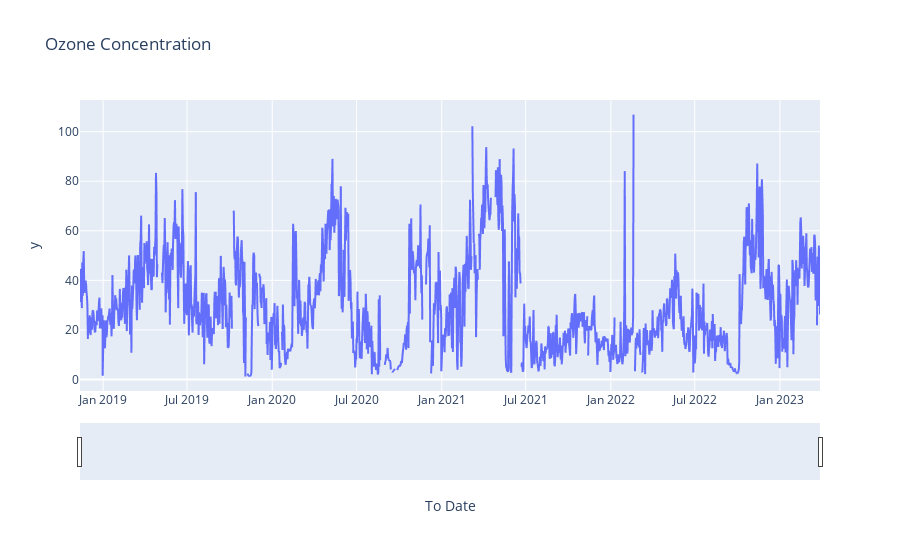

Notebook cell for this chart:
### Code cell
import plotly.express as px
fig = px.line(oz_data, x=oz_data.index, y=oz_data.values, title='Ozone Concentration')
fig.update_xaxes(rangeslider_visible=True)
fig.show()

### Figure 1 — Plotly figure (JSON) as saved in the notebook; plotly's stock layout.template omitted (floating-point values rounded to 4 significant figures; data arrays with more than 128 entries replaced by an {"elided": "..."} marker saying what was removed)
{"data": [{"hovertemplate": "To Date=%{x}<br>y=%{y}<extra></extra>", "legendgroup": "", "line": {"color": "#636efa", "dash": "solid"}, "marker": {"symbol": "circle"}, "mode": "lines", "name": "", "showlegend": false, "type": "scattergl", "x": {"elided": "1599 str values"}, "xaxis": "x", "y": {"elided": "1599 float values"}, "yaxis": "y"}], "layout": {"legend": {"tracegroupgap": 0}, "title": {"text": "Ozone Concentration"}, "xaxis": {"anchor": "y", "domain": [0, 1], "rangeslider": {"visible": true}, "title": {"text": "To Date"}}, "yaxis": {"anchor": "x", "domain": [0, 1], "title": {"text": "y"}}}}
